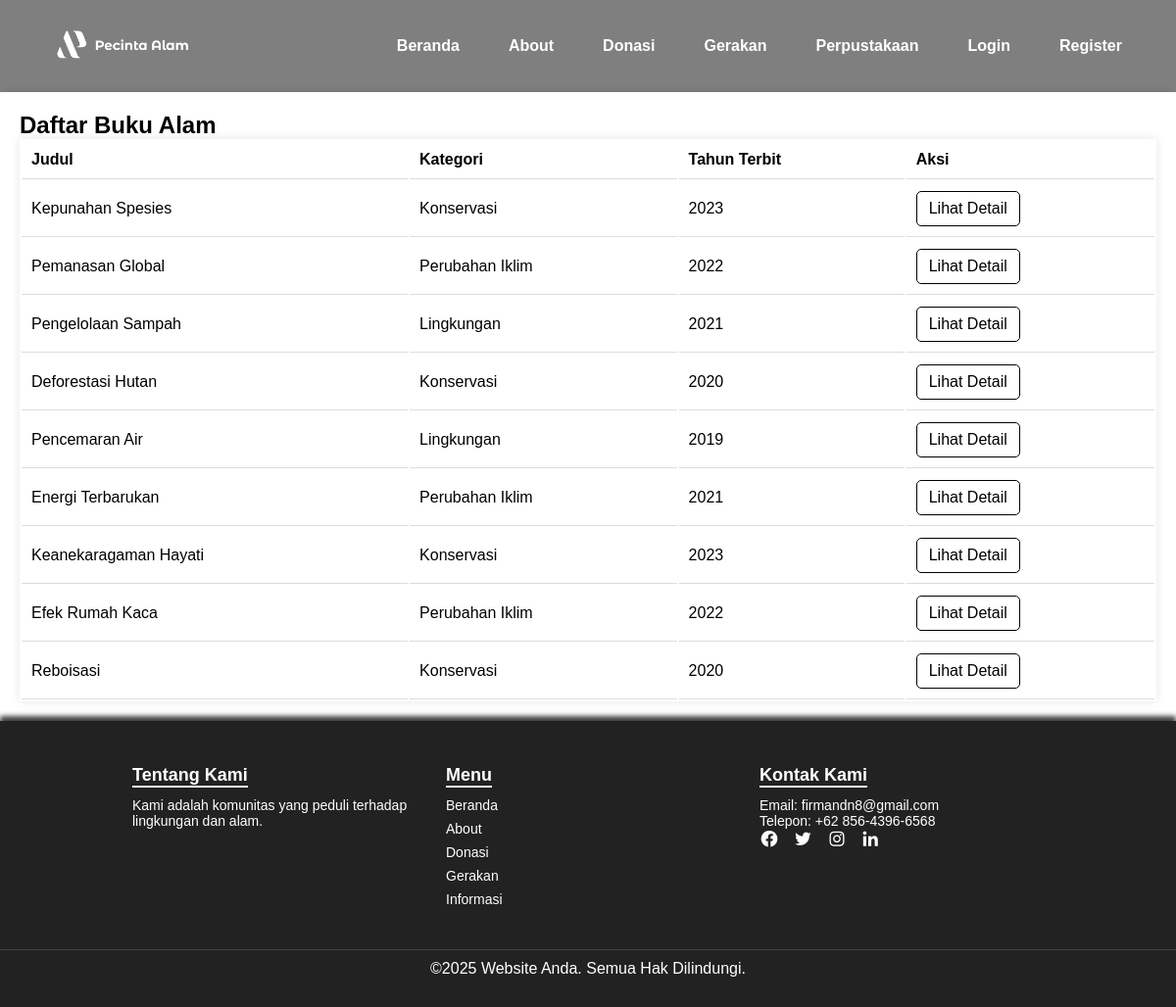
Page /pages/perpustakaan.php on the committed database.
### tables this page shows
CREATE TABLE `perpustakaan` (
  `id_perpustakaan` int(11) NOT NULL,
  `judul` varchar(200) NOT NULL,
  `penulis` varchar(100) NOT NULL,
  `kategori` varchar(50) DEFAULT NULL,
  `tahun_terbit` year(4) DEFAULT NULL,
  `deskripsi` text DEFAULT NULL,
  `id_user` int(11) NOT NULL
);

### pages/perpustakaan.php (the view, shortened to what this page needs)
<?php
include '../config/db.php';
$sql = "SELECT id_perpustakaan, judul, kategori, tahun_terbit FROM perpustakaan";
$result = $conn->query($sql);
?>
<!DOCTYPE html>
<html lang="id">
<head>
    <link rel="stylesheet" href="../assets/css/perpustakaan.css">
    <link href='https://unpkg.com/boxicons@2.1.4/css/boxicons.min.css' rel='stylesheet'>
</head>
<body>
    <header>
        <div class="navbar-container">
            <div class="logo">
                <img src="../assets/images/logo1.png" alt="Logo Komunitas Pecinta Alam">
            </div>
            <nav id="nav-menu" role="navigation" aria-label="Main Navigation">
                <ul>
                    <li><a href="../index.php">Beranda</a></li>
                    <li><a href="about.php">About</a></li>
                    <li><a href="donasi.php">Donasi</a></li>
                    <li><a href="gerakan.php">Gerakan</a></li>
                    <li><a href="perpustakaan.php">Perpustakaan</a></li>
                    <?php if (isset($_SESSION['nama'])): ?>
                        <li class="dropdown">
                            <a href="#" class="dropdown-toggle">
                                <?php echo $_SESSION['nama']; ?> <span class="caret"></span>
                            </a>
                            <ul class="dropdown-menu">
                                <?php if ($_SESSION['peran'] === 'admin' || $_SESSION['peran'] === 'kolaborator'): ?>
                                    <li><a href="../dashboard/admin/dashboard.php">Dashboard</a></li>
                                <?php else: ?>
                                    <li><a href="../dashboard/user/dashboard.php">Dashboard</a></li>
                                <?php endif; ?>
                                <li><a href="../auth/logout.php">Logout</a></li>
                            </ul>
                        </li>
                    <?php else: ?>
                        <li><a href="../auth/login.php">Login</a></li>
                        <li><a href="../auth/register.php">Register</a></li>
                    <?php endif; ?>
                </ul>
            </nav>
        </div>
    </header>
<div class="container">
    <h2>Daftar Buku Alam</h2>
    <table>
        <tr>
            <th>Judul</th>
            <th>Kategori</th>
            <th>Tahun Terbit</th>
            <th>Aksi</th>
        </tr>
        <?php while ($row = $result->fetch_assoc()) { ?>
        <tr>
            <td><?= htmlspecialchars($row['judul']) ?></td>
            <td><?= htmlspecialchars($row['kategori']) ?></td>
            <td><?= htmlspecialchars($row['tahun_terbit']) ?></td>
            <td><a href="proses/detail_alam.php?id=<?= $row['id_perpustakaan'] ?>">Lihat Detail</a></td>
        </tr>
        <?php } ?>
    </table>
</div>
<footer>
    <div class="containers">
        <div class="footer-content">
            <div class="footer-section about">
                <h2>Tentang Kami</h2>
                <p>Kami adalah komunitas yang peduli terhadap lingkungan dan alam.</p>
            </div>
            <div class="footer-section links">
                <h2>Menu</h2>
                <ul>
                    <li><a href="../index.php">Beranda</a></li>
                    <li><a href="about.php">About</a></li>
                    <li><a href="donasi.php">Donasi</a></li>
                    <li><a href="gerakan.php">Gerakan</a></li>
                    <li><a href="informasi.php">Informasi</a></li>
                </ul>
            </div>
            <div class="footer-section contact">
                <h2>Kontak Kami</h2>
                <p>Email: firmandn8@gmail.com</p>
                <p>Telepon: +62 856-4396-6568</p>
                <div class="socials">
                    <a href="#"><i class='bx bxl-facebook-circle'></i></a>
                    <a href="#"><i class='bx bxl-twitter' ></i></a>
                    <a href="https://www.instagram.com/danftz_08/profilecard/?igsh=dWIwa2ZldzVhdDBs"><i class='bx bxl-instagram' ></i></a>
                    <a href="#"><i class='bx bxl-linkedin' ></i></a>
                </div>
            </div>
        </div>
    </div>
    <div class="footer-bottom">
        <p>&copy;2025 Website Anda. Semua Hak Dilindungi.</p>
    </div>
</footer>
</body>
</html>

### assets/css/perpustakaan.css (style rules this page uses)
* { margin: 0; padding: 0; box-sizing: border-box; }
body { margin: 0; overflow-x: hidden; font-family: 'League Spartan', sans-serif; }
header { background-color: rgba(0, 0, 0, 0.5); padding: 15px 40px; position: sticky; width: 100%; top: 0; z-index: 1000; left: 0; }
.navbar-container { display: flex; align-items: center; justify-content: space-between; }
.logo img { height: 60px; }
nav ul { display: flex; list-style: none; gap: 20px; }
nav ul li a { color: #ffffff; text-decoration: none; font-weight: bold; padding: 10px 15px; transition: background-color 0.3s ease, color 0.3s ease; border-radius: 5px; font-family: 'Fredoka', sans-serif; }
.container a { text-decoration: none; color: black; background: transparent; border: 1px solid black; padding: 8px 12px; border-radius: 5px; font-size: 1em; display: inline-block; transition: background-color 0.3s ease, color 0.3s ease; }
.container h2 { color: black; }
table { width: 100%; background: white; box-shadow: 0px 0px 10px rgba(0, 0, 0, 0.1); }
th, td { padding: 10px; text-align: left; border-bottom: 1px solid #ddd; }
th { background-color: transparent; color: black; font-weight: bold; }
.container { margin: auto; background: FCF7ED; padding: 20px; box-shadow: 0px 0px 10px rgba(0, 0, 0, 0.1); border-radius: 5px; }
footer { background-color: #222; color: white; padding: 30px 0; -webkit-box-shadow: 0px -5px 5px 0px rgba(0,0,0,0.75); -moz-box-shadow: 0px -5px 5px 0px rgba(0,0,0,0.75); box-shadow: 0px -5px 5px 0px rgba(0,0,0,0.75); }
.containers { width: 80%; margin: auto; display: flex; justify-content: space-between; flex-wrap: wrap; }
.footer-content { display: flex; justify-content: space-between; width: 100%; }
.footer-section { flex: 1; margin: 15px; }
.footer-section h2 { font-size: 18px; margin-bottom: 10px; border-bottom: 2px solid white; display: inline-block; }
.footer-section p, .footer-section ul { font-size: 14px; }
.footer-section ul { list-style: none; padding: 0; }
.footer-section ul li { margin-bottom: 8px; }
.footer-section ul li a { color: white; text-decoration: none; transition: 0.3s; }
.socials a { margin-right: 10px; color: white; font-size: 20px; transition: 0.3s; }
.footer-bottom { text-align: center; margin-top: 20px; padding-top: 10px; border-top: 1px solid #444; }

### rows in the picture
perpustakaan: judul "Kepunahan Spesies", kategori "Konservasi", tahun_terbit "2023"
perpustakaan: judul "Pemanasan Global", kategori "Perubahan Iklim", tahun_terbit "2022"
perpustakaan: judul "Pengelolaan Sampah", kategori "Lingkungan", tahun_terbit "2021"
perpustakaan: judul "Deforestasi Hutan", kategori "Konservasi", tahun_terbit "2020"
perpustakaan: judul "Pencemaran Air", kategori "Lingkungan", tahun_terbit "2019"
perpustakaan: judul "Energi Terbarukan", kategori "Perubahan Iklim", tahun_terbit "2021"
perpustakaan: judul "Keanekaragaman Hayati", kategori "Konservasi", tahun_terbit "2023"
perpustakaan: judul "Efek Rumah Kaca", kategori "Perubahan Iklim", tahun_terbit "2022"
perpustakaan: judul "Reboisasi", kategori "Konservasi", tahun_terbit "2020"
